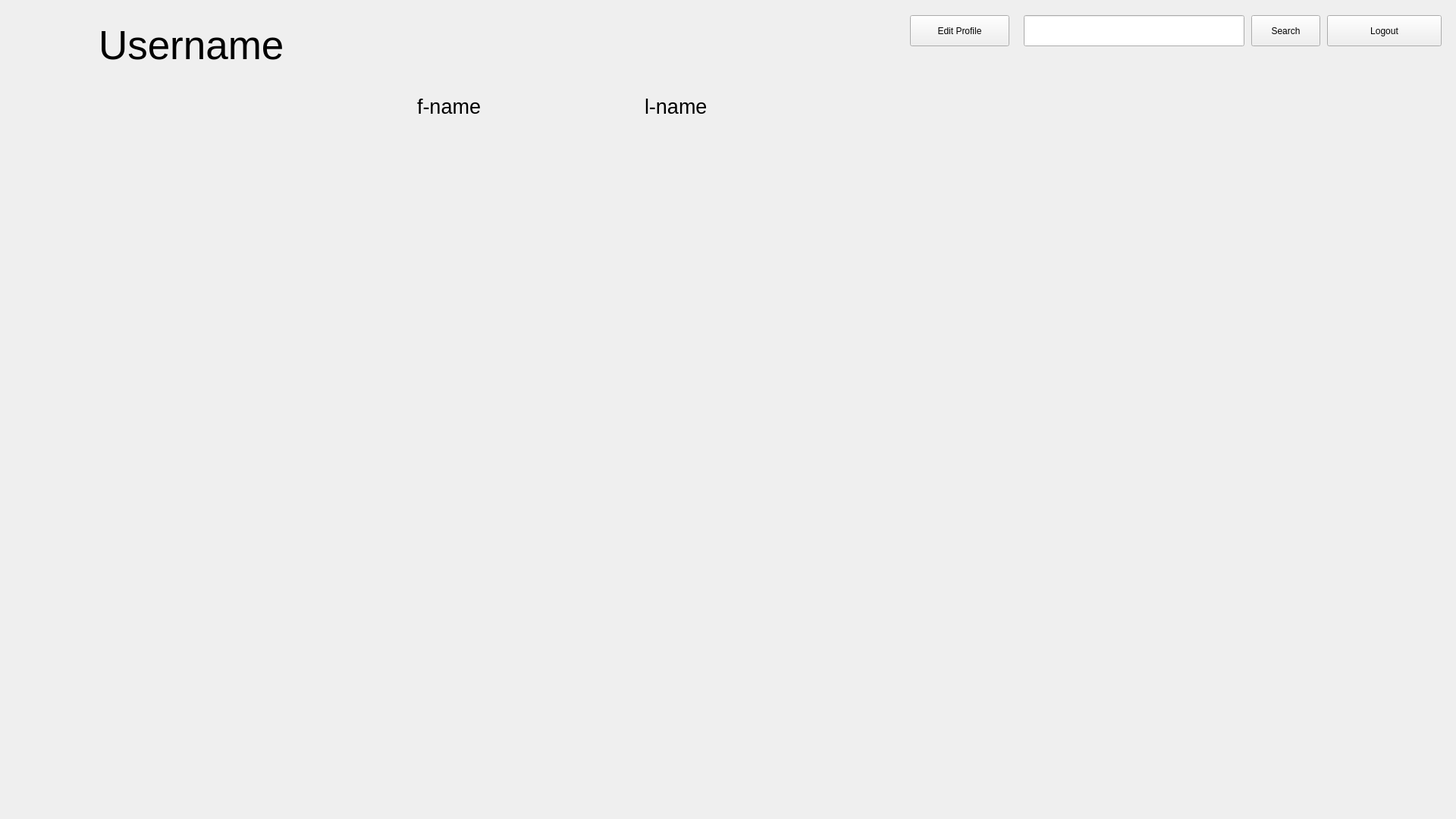
<?xml version="1.0" encoding="UTF-8"?>
<ui version="4.0">
 <class>UserProfileWindow</class>
 <widget class="QWidget" name="UserProfileWindow">
  <property name="geometry">
   <rect>
    <x>0</x>
    <y>0</y>
    <width>1920</width>
    <height>1080</height>
   </rect>
  </property>
  <property name="windowTitle">
   <string>Profile</string>
  </property>
  <widget class="QLabel" name="usernamelabel">
   <property name="geometry">
    <rect>
     <x>130</x>
     <y>0</y>
     <width>280</width>
     <height>120</height>
    </rect>
   </property>
   <property name="font">
    <font>
     <pointsize>40</pointsize>
    </font>
   </property>
   <property name="text">
    <string>Username</string>
   </property>
  </widget>
  <widget class="QLabel" name="fnamelabel">
   <property name="geometry">
    <rect>
     <x>550</x>
     <y>110</y>
     <width>250</width>
     <height>60</height>
    </rect>
   </property>
   <property name="font">
    <font>
     <pointsize>20</pointsize>
    </font>
   </property>
   <property name="text">
    <string>f-name</string>
   </property>
  </widget>
  <widget class="QLabel" name="lnamelabel">
   <property name="geometry">
    <rect>
     <x>850</x>
     <y>110</y>
     <width>250</width>
     <height>60</height>
    </rect>
   </property>
   <property name="font">
    <font>
     <pointsize>20</pointsize>
    </font>
   </property>
   <property name="text">
    <string>l-name</string>
   </property>
  </widget>
  <widget class="QLineEdit" name="searchtxt">
   <property name="geometry">
    <rect>
     <x>1350</x>
     <y>20</y>
     <width>291</width>
     <height>41</height>
    </rect>
   </property>
  </widget>
  <widget class="QPushButton" name="searchbuton">
   <property name="geometry">
    <rect>
     <x>1650</x>
     <y>20</y>
     <width>91</width>
     <height>41</height>
    </rect>
   </property>
   <property name="text">
    <string>Search</string>
   </property>
  </widget>
  <widget class="QPushButton" name="logoutbutton">
   <property name="geometry">
    <rect>
     <x>1750</x>
     <y>20</y>
     <width>151</width>
     <height>41</height>
    </rect>
   </property>
   <property name="text">
    <string>Logout</string>
   </property>
  </widget>
  <widget class="QPushButton" name="editbutton">
   <property name="geometry">
    <rect>
     <x>1200</x>
     <y>20</y>
     <width>131</width>
     <height>41</height>
    </rect>
   </property>
   <property name="text">
    <string>Edit Profile</string>
   </property>
  </widget>
 </widget>
 <resources/>
 <connections/>
</ui>
